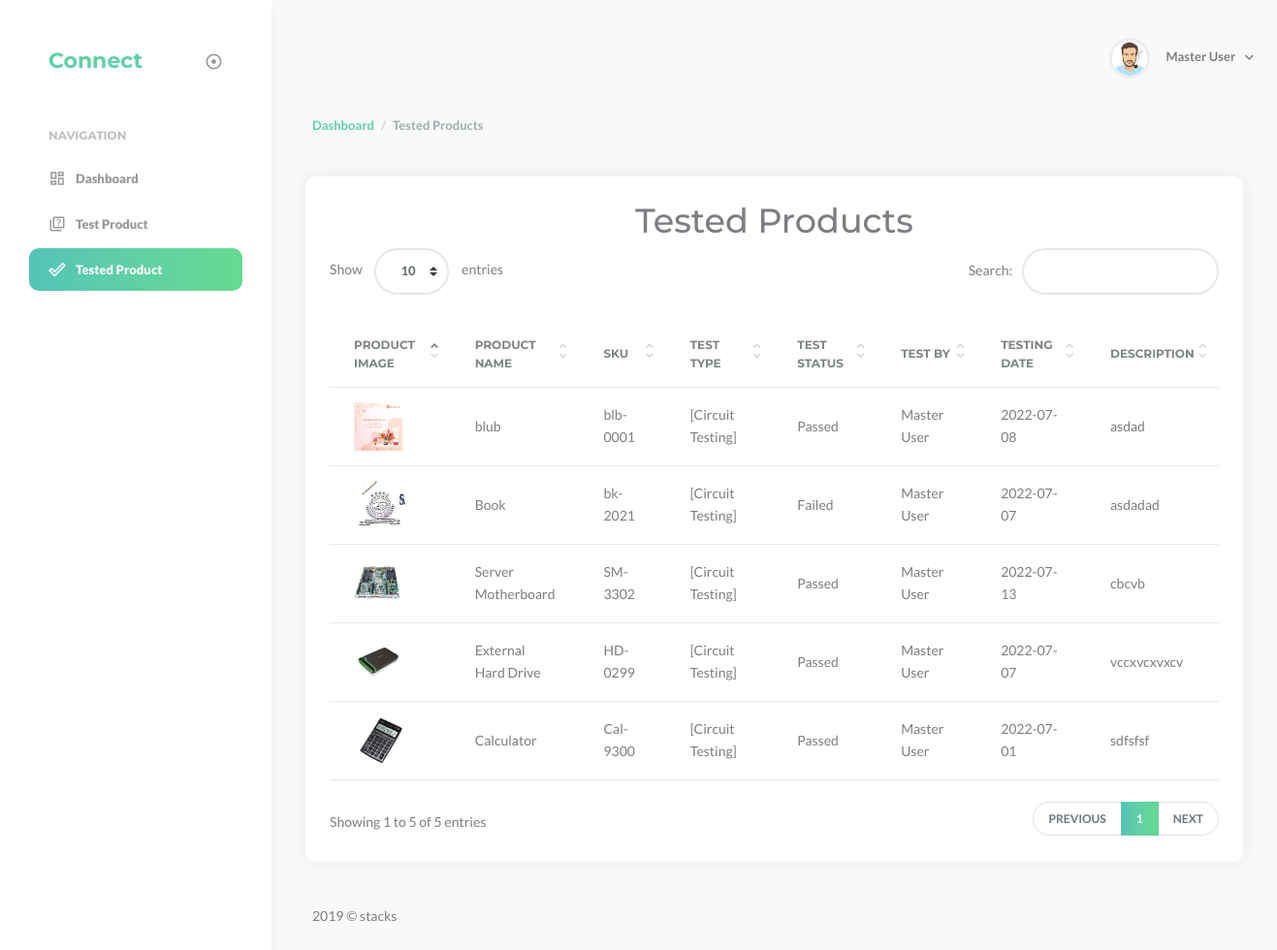
Screenshot of /Connect/Admin/Tester/Tested/index.php (signed in) with the database file from the repository.
### tables this page shows
CREATE TABLE `tb_tester` (
  `t_id` int(11) NOT NULL,
  `t_prod` int(11) NOT NULL,
  `t_status` varchar(100) NOT NULL,
  `t_test` int(11) NOT NULL,
  `t_date` date NOT NULL,
  `t_reason` varchar(250) NOT NULL,
  `t_emp` int(11) NOT NULL
);

CREATE TABLE `tb_prd` (
  `p_id` int(11) NOT NULL,
  `p_name` varchar(150) NOT NULL,
  `p_manufacture` date NOT NULL,
  `p_description` varchar(300) NOT NULL,
  `p_img` varchar(300) NOT NULL,
  `p_sku` varchar(150) NOT NULL
);

CREATE TABLE `tb_testcategory` (
  `ts_id` int(11) NOT NULL,
  `ts_name` varchar(150) NOT NULL
);

CREATE TABLE `tb_emp` (
  `e_id` int(11) NOT NULL,
  `e_name` varchar(150) NOT NULL,
  `e_designation` int(11) DEFAULT NULL,
  `e_password` varchar(150) NOT NULL,
  `e_email` varchar(150) NOT NULL,
  `e_cnic` bigint(20) NOT NULL,
  `e_contact` bigint(20) NOT NULL
);

### Connect/Admin/Tester/Tested/index.php (the view, shortened to what this page needs)
<!doctype html>
<html lang="en">
<head>
    <link href="../../assets/plugins/DataTables/datatables.min.css" rel="stylesheet">
</head>
  <body>
      <?php include 'navbar.php';
      include '../../dbconfig.php';
      ?>
      <div class="page-container">
                <div class="page-content">
                    <div class="page-info">
                        <nav aria-label="breadcrumb">
                            <ol class="breadcrumb">
                                <li class="breadcrumb-item"><a href="../index.php">Dashboard</a></li>
                                <li class="breadcrumb-item active" aria-current="page">Tested Products</li>
                            </ol>
                        </nav>
                    </div>
                    <div class="main-wrapper">
                    <div class="row">
                    <div class="col">
                                <div class="card">
                                    <div class="card-body">
                                        <h1 class="text-center">Tested Products</h1>
                                    <table id="zero-conf" class="display" style="width:100%">
                                            <thead class="thead-dark">
                                                <tr>
                                                    <th scope="col">Product Image</th>
                                                    <th scope="col">Product Name</th>
                                                    <th scope="col">SkU</th>
                                                    <th scope="col">Test Type</th>
                                                    <th scope="col">Test Status</th>
                                                    <th scope="col">Test By</th>
                                                    <th scope="col">Testing Date</th>
                                                    <th scope="col">Description</th>
                                                </tr>
                                            </thead>
                                            <tbody>
                                                <?php
                                                $sql_fetch = "CALL `gettest`();";
                                                $res = $con->query($sql_fetch);
                                                while($row = $res->fetch_array())
                                                {
                                                    $nm = $row['p_name'];
                                                    $mg = $row['p_img'];
                                                    $psk = $row['p_sku'];
                                                    $en = $row['e_name'];
                                                    $tsn = $row['ts_name'];
                                                    $ts = $row['t_status'];
                                                    $td = $row['t_date'];
                                                    $tr = $row['t_reason'];
                                                    ?>
                                                <tr>
                                                    <td><img src="../../uploads/<?php echo $mg; ?>" class="tbl-img"></td>
                                                    <td><?php echo $nm; ?></td>
                                                    <td><?php echo $psk; ?></td>
                                                    <td><?php echo $tsn; ?></td>
                                                    <td><?php echo $ts; ?></td>
                                                    <td><?php echo $en; ?></td>
                                                    <td><?php echo $td; ?></td>
                                                    <td><?php echo $tr; ?></td>
                                                </tr>
                                                <?php
                                                }
                                                ?>
                                            </tbody>
                                        </table>
                                    </div>
                                </div>
                            </div>
                                </div>
                            </div>
                        </div>

### Connect/Admin/assets/css/custom.css (style rules this page uses)
.tbl-img { height: 50px; }

### rows the page displays
tb_tester: t_prod.p_img (picture), t_prod.p_name "blub", t_prod.p_sku "blb-0001", t_test.ts_name "[Circuit Testing]", t_status "Passed", t_emp.e_name "Master User", t_date "2022-07-08", t_reason "asdad"
tb_tester: t_prod.p_img (picture), t_prod.p_name "Book", t_prod.p_sku "bk-2021", t_test.ts_name "[Circuit Testing]", t_status "Failed", t_emp.e_name "Master User", t_date "2022-07-07", t_reason "asdadad"
tb_tester: t_prod.p_img (picture), t_prod.p_name "Server Motherboard", t_prod.p_sku "SM-3302", t_test.ts_name "[Circuit Testing]", t_status "Passed", t_emp.e_name "Master User", t_date "2022-07-13", t_reason "cbcvb"
tb_tester: t_prod.p_img (picture), t_prod.p_name "External Hard Drive", t_prod.p_sku "HD-0299", t_test.ts_name "[Circuit Testing]", t_status "Passed", t_emp.e_name "Master User", t_date "2022-07-07", t_reason "vccxvcxvxcv"
tb_tester: t_prod.p_img (picture), t_prod.p_name "Calculator", t_prod.p_sku "Cal-9300", t_test.ts_name "[Circuit Testing]", t_status "Passed", t_emp.e_name "Master User", t_date "2022-07-01", t_reason "sdfsfsf"

### other values shown
$_SESSION['name'] "Master User"
